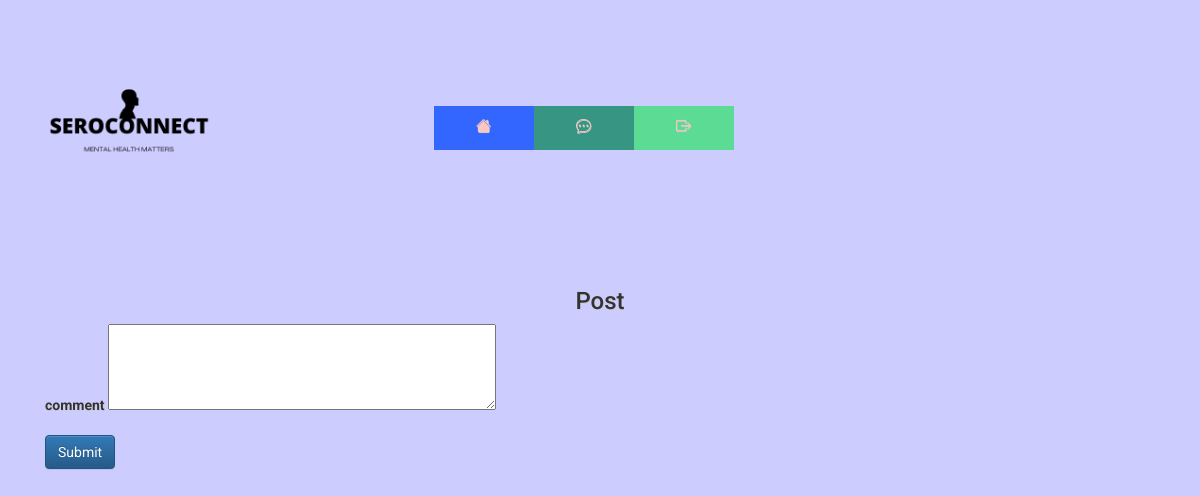
The page /comment/edit/5 (signed in) on the database as committed earlier.
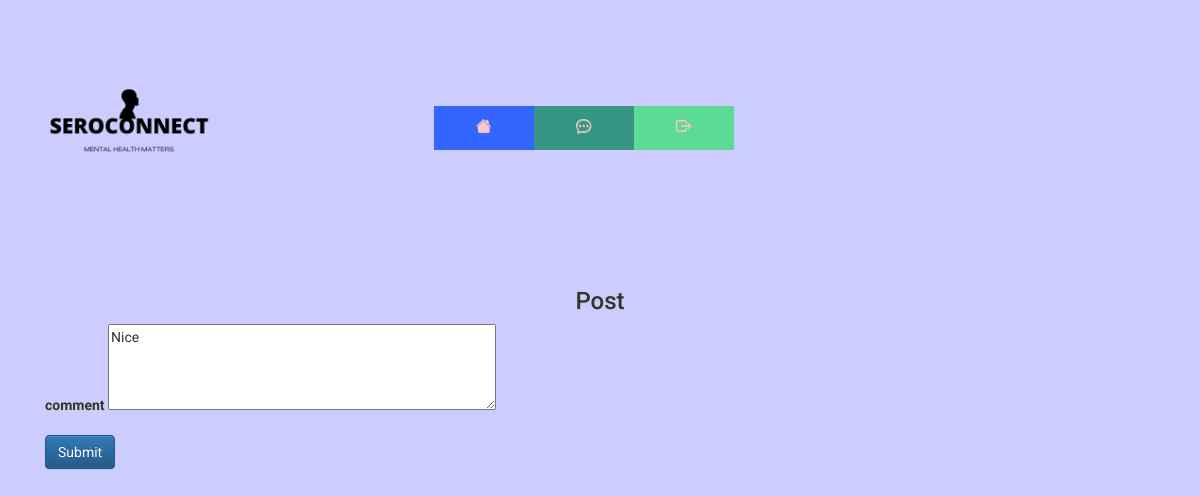
The same page on the database as committed later.
### website/database/models.py (models this page shows)
class Comment(db.Model):
    __tablename__='comments'
    id = db.Column(db.Integer, primary_key=True)
    text= db.Column(db.Text,nullable=False)
    user_id = db.Column(db.Integer, db.ForeignKey('user.id'))
    post_id = db.Column(db.Integer, db.ForeignKey('post.id'))
    post = db.relationship("Post", back_populates="comments")
    date=db.Column(db.DateTime(timezone=True), default=func.now())

### website/post/comments/comments.py (the view)
@comments.route('/comment/edit/<commentid>',methods=['GET', 'POST'])
@login_required
@check_confirmed
def editcomment(commentid):
    comment = Comment.query.filter_by(id=commentid).first()
    if request.method == 'GET':
        return render_template('forum/editcomments.html',comment=comment,user=current_user)
    else:
        text=request.form.get('comment')
        comment.text=text
        db.session.commit()
        return redirect(url_for('views.forum'))

### website/__init__.py (called while the page is built)
@login_manager.user_loader
def load_user(id):
    return User.query.get(int(id))

### website/templates/forum/editcomments.html
{% extends "base.html" %} {% block title %}SeroConnect{% endblock %}{% block content%}
<form action="{{ url_for('comments.editcomment',commentid=comment.id) }}" method="POST">
    <h3 align="center">Post</h3>
    <div class="form-group">
      <label for="comment">comment</label>
      <textarea id="comment" name="comment" rows="4" cols="50">{{comment.text}}</textarea>
    </div>
    <button type="submit" class="btn btn-primary">Submit</button>
</form>
{%endblock%}

### website/templates/base.html (shortened to what this page needs)
<!DOCTYPE html>
<html lang="en">
  <head>
    <link rel="stylesheet" href="https://stackpath.bootstrapcdn.com/bootstrap/4.4.1/css/bootstrap.min.css"
/>
    <link rel="stylesheet" href="https://cdn.jsdelivr.net/npm/bootstrap@3.3.7/dist/css/bootstrap.min.css">
    <link rel="stylesheet" href="https://cdn.jsdelivr.net/npm/bootstrap@3.3.7/dist/css/bootstrap-theme.min.css">
    <link rel="stylesheet" href="https://stackpath.bootstrapcdn.com/font-awesome/4.7.0/css/font-awesome.min.css"/>
    <link rel="stylesheet" href="https://cdn.jsdelivr.net/npm/bootstrap-icons@1.8.3/font/bootstrap-icons.css">
    <link rel= "stylesheet" type= "text/css" href= "{{ url_for('static',filename='css/styles.css') }}">
  </head>
  <body>
   <nav class="navbar">
      <img src="{{ url_for('static',filename='images/seroconnect.png') }}" alt="logo" class="logo">
      <button class="navbar-toggler"  type="button"
        data-toggle="collapse"
        data-target="#navbar"
       >
       <span class="navbar-toggler-icon"></span>
      <button class="navbar-toggler" type="button" data-toggle="collapse" data-target="#navbar">
        <span class="navbar-toggler-icon"></span>
      </button>
        <ul class="nav">
          <li>
            <a href="/" >
              <i class="bi bi-house-fill"></i>
              <div class = "title">Home</div>
            </a>
          </li>
          {% if user.is_authenticated%}
          <li>
            <a href="/forum">
              <i class="bi bi-chat-dots"></i>
              <div class = "title">Forum</div>
            </a>
          </li>
          <li>
            <a href="/logout">
              <i class="bi bi-box-arrow-right"></i>
              <div class = "title">Logout</div>
            </a>
          </li>
         {% endif %}
         <div class="background"></div>
        </ul>
    </nav>
      <div class="container">{% block content %}{% endblock %}</div>
  </body>
</html>

### website/static/css/styles.css (style rules this page uses)
body { background: #ccccff; font-family: 'Roboto', sans-serif; text-shadow: .5px .5px 0#CCCCCC; padding-bottom:20px; }
.background { position: fixed; z-index: -1; top: 0; right: 0; bottom: 0; left: 0; transition: .75s; }
nav img { width: 20%; }
.nav { padding: 0px; width: 640px; margin: 100px auto auto auto; }
ul { list-style-type: none; }
li a { padding: 30px; float:left; width: 100px; text-align:center; font-size:15px; color:#fdc6be; text-decoration:none; }
li i { height: 70px; -webkit-text-stroke: 0px; }
li a .title { font-size:0px; font-family: 'Roboto', sans-serif; color: black; }
.nav li:first-child a { background:#3366ff !important; }
.nav li:nth-child(2) a { background:#379683 !important; }
.nav li:nth-child(3) a { background:#5cdb95 !important; }
div.title { font-family: 'Roboto', sans-serif; font-size: 30px; padding-bottom:3px; }

Rows that differ between the two databases and show on the page:
added Comment: comment "Nice"
